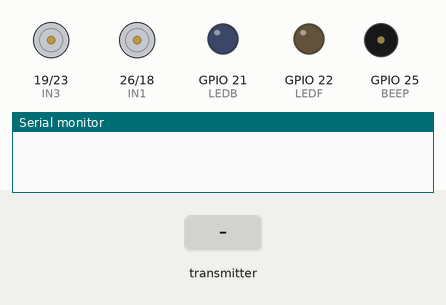
This sketch was run on a simulated ESP32. Shown: motor-driver pin pairs drawn as motors (green arrow = first pin HIGH = forward, orange = second pin HIGH = backward, longer = more drive), output pins drawn as LEDs (lit = HIGH), buzzer (waves = sounding, pin HIGH), the last lines printed to the serial monitor. The inputs (shaded band) are chosen by the test bench.

Above: at 1.2 s.
1.3 s: the transmitter starts sending x = 50
At 2.5 s:
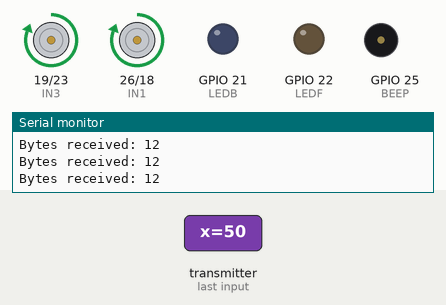
2.8 s: the transmitter starts sending y = 50
At 4.0 s:
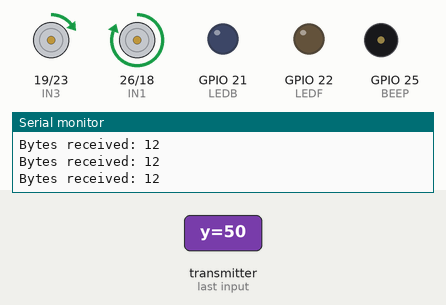
4.3 s: the transmitter starts sending button = 1
At 4.9 s:
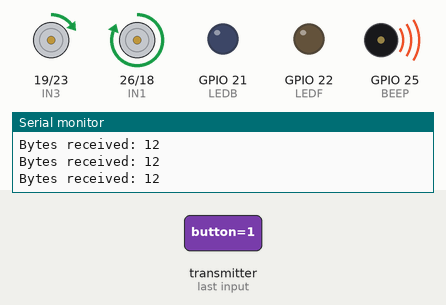
5.8 s: the transmitter starts sending x = 0
At 6.4 s:
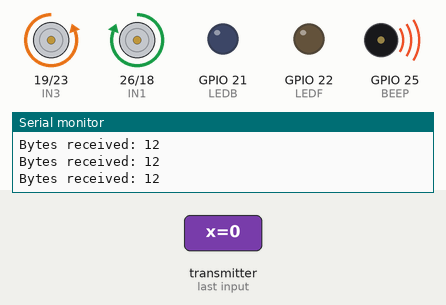
7.3 s: the transmitter starts sending y = 0
At 8.4 s:
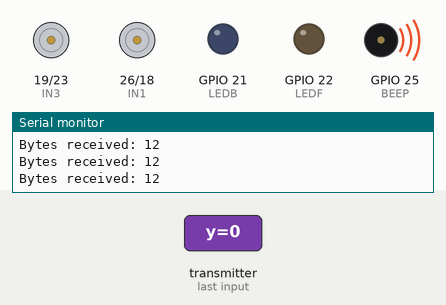
8.8 s: the transmitter starts sending x = 100
At 9.6 s:
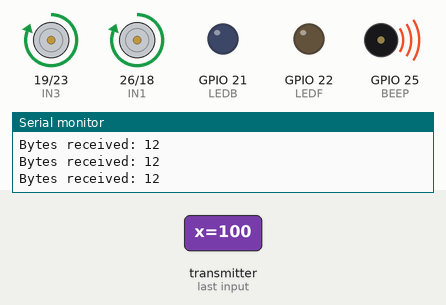
Timing chart, 0 to 11.3 s (numbered marks = the images above; inputs shaded):
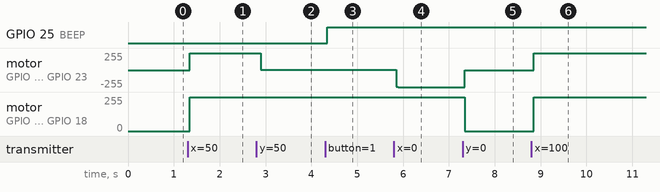

Measured:
- after the input at 1.3 s, motor on GPIO 19 (IN3) / GPIO 23 (IN4), motor on GPIO 26 (IN1) / GPIO 18 (IN2): stopped → forward 255/255 after 0.05 s
- after the input at 2.8 s, motor on GPIO 19 (IN3) / GPIO 23 (IN4): forward 255/255 → forward 3/255 after 0.09 s
- after the input at 4.3 s, GPIO 25 (BEEP): LOW → HIGH after 0.05 s
- after the input at 5.8 s, motor on GPIO 19 (IN3) / GPIO 23 (IN4): forward 3/255 → backward 255/255 after 0.05 s
- after the input at 7.3 s, motor on GPIO 19 (IN3) / GPIO 23 (IN4): backward 255/255 → stopped after 0.05 s; motor on GPIO 26 (IN1) / GPIO 18 (IN2): forward 255/255 → stopped after 0.05 s
- after the input at 8.8 s, motor on GPIO 19 (IN3) / GPIO 23 (IN4), motor on GPIO 26 (IN1) / GPIO 18 (IN2): stopped → forward 255/255 after 0.05 s

The sketch:

car.ino
```cpp
// (licence header left out)
#include <esp_now.h>
#include <WiFi.h>

#define IN1 26
#define IN2 18
#define IN3 19
#define IN4 23
#define BEEP 25
#define LEDF 22
#define LEDB 21

// Define variables to store incoming readings
float x;
float y;
bool button;

bool ledSwitch;
bool canSwitch;

int xDirection;
int yDirection;

//Must match the sender structure
typedef struct struct_message {
    float x;
    float y;
    bool button;
} struct_message;

// Create a struct_message to hold incoming sensor readings
struct_message incomingReadings;

esp_now_peer_info_t peerInfo;

// Callback when data is received
void OnDataRecv(const uint8_t * mac, const uint8_t *incomingData, int len) {
  memcpy(&incomingReadings, incomingData, sizeof(incomingReadings));
  Serial.print("Bytes received: ");
  Serial.println(len);
  x = incomingReadings.x;
  y = incomingReadings.y;
  button = incomingReadings.button;
}

void setup() {
  ledSwitch = false;
  canSwitch = true;

  pinMode(IN1, OUTPUT);
  pinMode(IN2, OUTPUT);
  pinMode(IN3, OUTPUT);
  pinMode(IN4, OUTPUT);
  pinMode(BEEP, OUTPUT);
  pinMode(LEDF, OUTPUT);
  pinMode(LEDB, OUTPUT);

  // // Init Serial Monitor
  //Serial.begin(115200);

  // Set device as a Wi-Fi Station
  WiFi.mode(WIFI_STA);

  // Register for a callback function that will be called when data is received
  esp_now_register_recv_cb(esp_now_recv_cb_t(OnDataRecv));
}

void loop() {
  //printData();

  // // For LEDs
  // if(canSwitch && button) {
  //   canSwitch = false;
  //   ledSwitch = !ledSwitch;
  // } else if (!button) {
  //   canSwitch = true;
  // }

  // if(ledSwitch) {
  //   digitalWrite(LEDF, HIGH);
  //   digitalWrite(LEDB, HIGH);
  // } else {
  //   digitalWrite(LEDF, LOW);
  //   digitalWrite(LEDF, LOW);
  // }

  if(button) {
    digitalWrite(BEEP, HIGH);
  } else {
    digitalWrite(BEEP, LOW);
  }

  if(x < -50) {
    xDirection = -1;
  } else if(x < 50) {
    xDirection = 0;
  } else {
    xDirection = 1;
  }

  if(y < -50) {
    yDirection = -1;
  } else if(y < 50) {
    yDirection = 0;
  } else {
    yDirection = 1;
  }


  if(xDirection == 0) {
    if(yDirection == 0) {
      digitalWrite(IN1, LOW);
      digitalWrite(IN2, LOW);
      digitalWrite(IN3, LOW);
      digitalWrite(IN4, LOW);
    } else if (yDirection == 1) {
      digitalWrite(IN1, HIGH);
      digitalWrite(IN2, LOW);
      digitalWrite(IN3, LOW);
      digitalWrite(IN4, HIGH);
    } else {
      digitalWrite(IN1, LOW);
      digitalWrite(IN2, HIGH);
      digitalWrite(IN3, HIGH);
      digitalWrite(IN4, LOW);
    }
  } else if(xDirection == 1) {
    digitalWrite(IN1, HIGH);
    digitalWrite(IN2, LOW);
    digitalWrite(IN3, HIGH);
    digitalWrite(IN4, LOW);
    if(yDirection == 1) {
      digitalWrite(IN3, LOW);
    } else if (yDirection == -1) {
      digitalWrite(IN1, LOW);
    }
  } else {
    digitalWrite(IN1, LOW);
    digitalWrite(IN2, HIGH);
    digitalWrite(IN3, LOW);
    digitalWrite(IN4, HIGH);
    if(yDirection == 1) {
      digitalWrite(IN4, LOW);
    } else if (yDirection == -1) {
      digitalWrite(IN2, LOW);
    }
  }
}

// void printData(){
//   // Display Readings in Serial Monitor
//   Serial.println("INCOMING READINGS");
//   Serial.print("x: ");
//   Serial.println(xDirection);
//   Serial.print("y: ");
//   Serial.println(yDirection);
//   Serial.print("button: ");
//   Serial.println(button);
//   Serial.println();
// }
```
